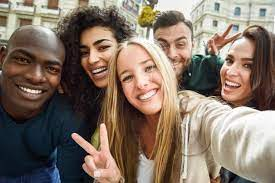
#> input picture personas.jpg, 275 x 183 px, found by its file name
$ python FaceDetectorImage.py
#> lines starting #> are read from the running program, lines starting #| are printed output that depends on the picture; after the words box and inside, x2 and y2 are one past the last pixel; in counts of white or black regions, pixels touching at a corner belong together
import cv2
import os

dirActual=os.getcwd()
dirModelo=dirActual+"\haarcascade_frontalface_default.xml"
dirImagen=dirActual+"\personas.jpg"

# Importo el modelo entrenado
clasificar = cv2.CascadeClassifier(dirModelo)
# Importo la imagen
imagenOriginal=cv2.imread(dirImagen)
#> imagenOriginal is the input picture: shape (183, 275, 3); mean B, G, R 101, 114.1, 130.3
# Convierto a Gris
imageGris=cv2.cvtColor(imagenOriginal,cv2.COLOR_BGR2GRAY)
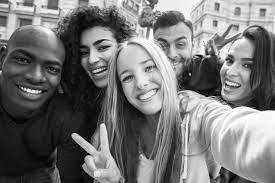
#> imageGris: shape (183, 275); min 0, max 255, mean 117.5

# Clasificar
caras = clasificar.detectMultiScale(imageGris,
  scaleFactor=1.1,
  minNeighbors=1,
  minSize=(30,30),
  maxSize=(400,400))
#> caras = [[148, 25, 49, 49], [210, 42, 54, 54], [66, 25, 59, 59], [0, 36, 72, 72]]
for (x,y,w,h) in caras:
  cv2.rectangle(imagenOriginal,(x,y),(x+w,y+h),(0,255,0),2)
#> this loop made 4 passes
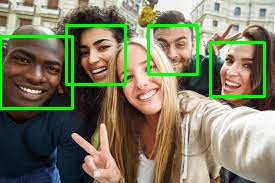
#> imagenOriginal: shape (183, 275, 3); 5.37% of pixels changed, all inside (x1, y1, x2, y2) = (0, 24, 266, 110)

# Mostrar
cv2.imshow('Detector',imagenOriginal)
cv2.waitKey(0)
cv2.destroyAllWindows()
